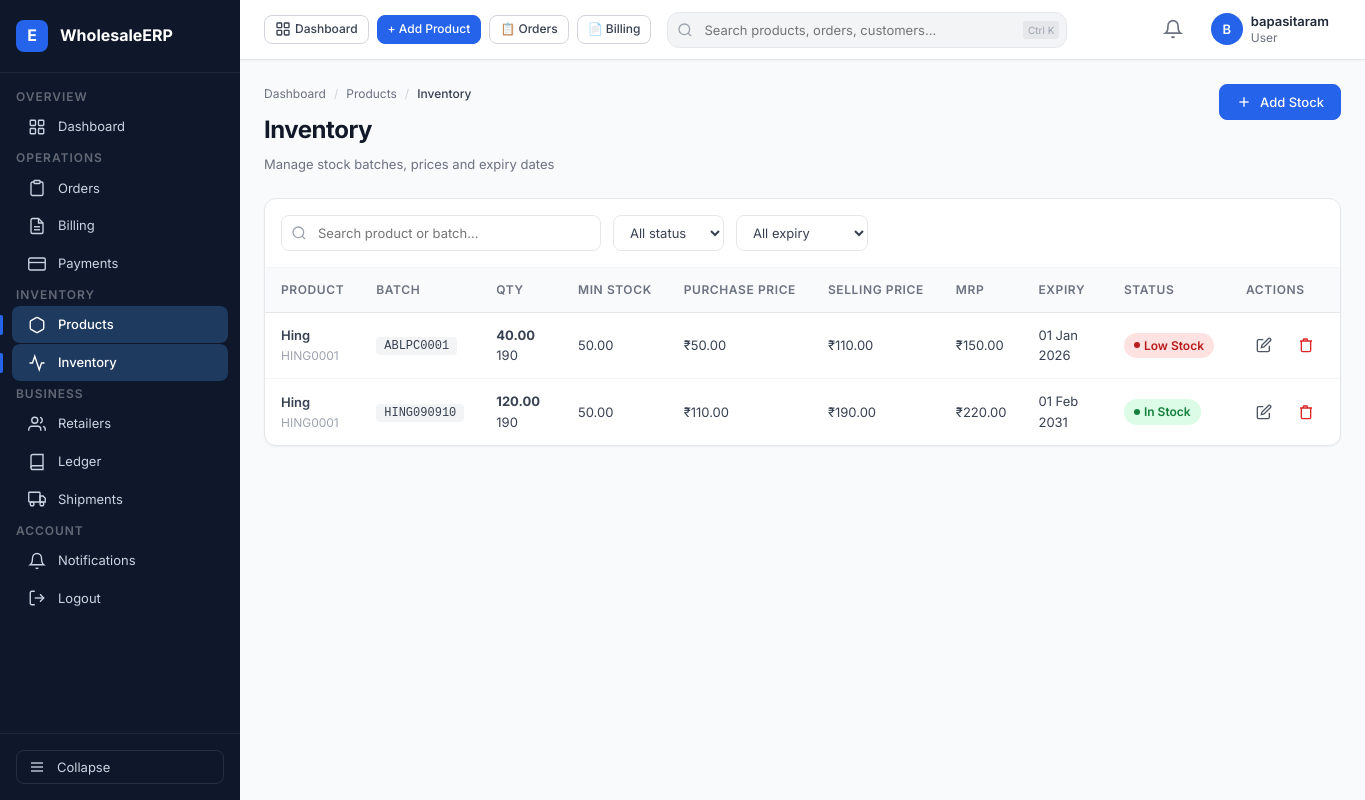
The app's page /products/stock/ (signed in), older data.
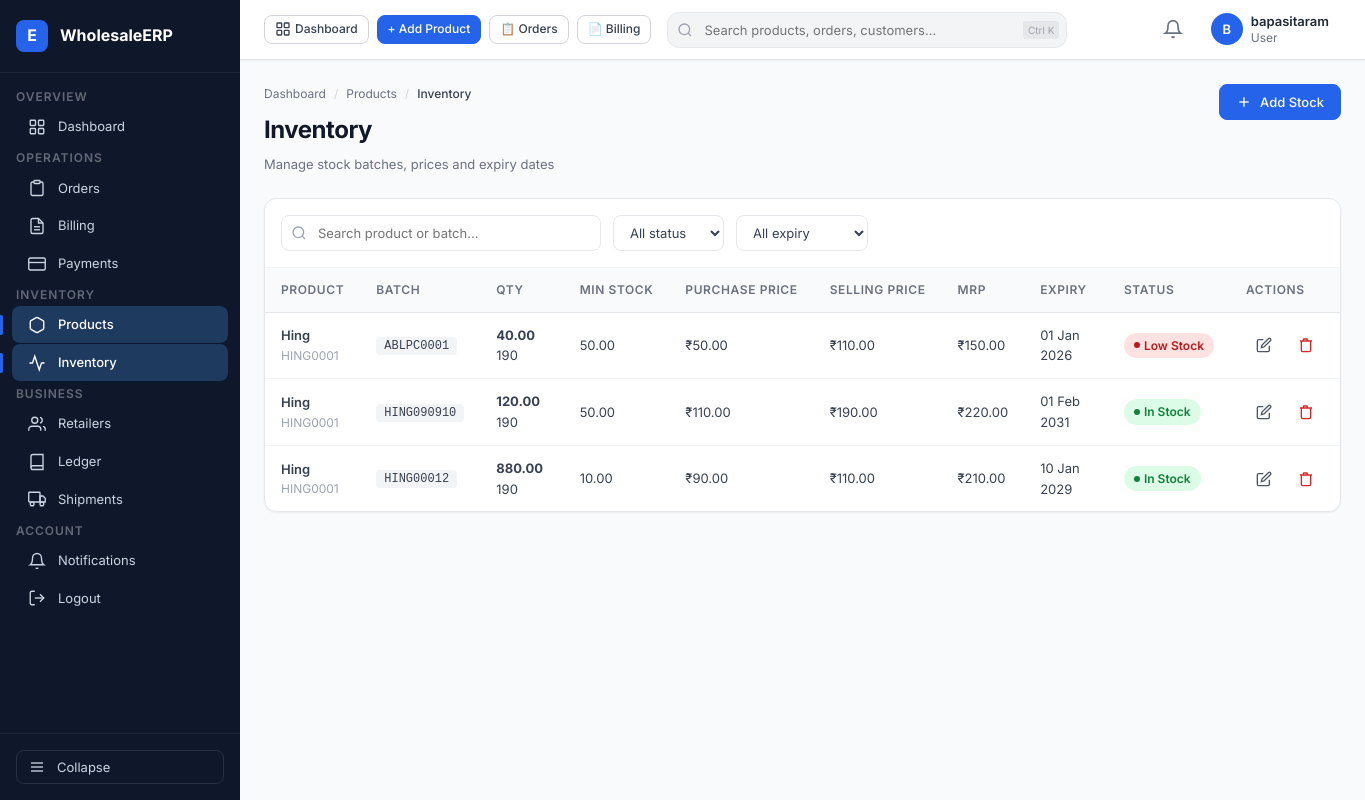
The same page, newer data.
### products/models.py (models this page shows, shortened)
class Stock(models.Model):
    product = models.ForeignKey(
        Product,
        on_delete=models.CASCADE,
        related_name="stocks"
    )
    quantity = models.DecimalField(
        max_digits=12,
        decimal_places=2,
        default=0
    )
    purchase_price = models.DecimalField(
        max_digits=12,
        decimal_places=2
    )
    selling_price = models.DecimalField(
        max_digits=12,
        decimal_places=2
    )
    mrp = models.DecimalField(
        max_digits=12,
        decimal_places=2
    )
    supplier = models.CharField(
        max_length=100,
        blank=True
    )
    batch_number = models.CharField(
        max_length=100,
        blank=True
    )
    expiry_date = models.DateField(
        null=True,
        blank=True
    )
    minimum_stock = models.DecimalField(
        max_digits=12,
        decimal_places=2,
        default=0
    )
    created_at = models.DateTimeField(
        auto_now_add=True
    )

class Product(models.Model):
    wholesaler = models.ForeignKey(
        WholesalerProfile,
        on_delete=models.CASCADE,
        related_name="products"
    )
    name = models.CharField(max_length=200)
    sku = models.CharField(max_length=100)
    category = models.CharField(max_length=100)
    unit = models.CharField(max_length=50)
    gst_rate = models.DecimalField(max_digits=5, decimal_places=2, default=5.00)
    description = models.TextField(blank=True)
    created_at = models.DateTimeField(auto_now_add=True)

### products/views.py (the view)
# urls.py: path("stock/", stock_list, name="stock_list"),
@login_required
def stock_list(request):
    wholesaler = request.user.wholesaler_profile
    stocks = Stock.objects.filter(
        product__wholesaler = wholesaler,
    ).select_related("product")
    categories = Product.objects.filter(
        wholesaler = wholesaler
    ).values_list(
        "category",
        flat=True
    ).distinct()
    search = request.GET.get("search", "")
    if search:
        stocks = stocks.filter(
            Q(product__name__icontains = search) |
            Q(product__sku__icontains = search)
        )
    category = request.GET.get("category", "")
    if category:
        stocks = stocks.filter(
            product__category = category
        )
    stock_status = request.GET.get("stock_status", "")
    if stock_status == "low":
        stocks = stocks.filter(
            quantity__lte = F("minimum_stock")
        )
    elif stock_status == "in_stock":
        stocks = stocks.filter(
            quantity__gt = F("minimum_stock")
        )
    for stock in stocks:
        if stock.quantity <= stock.minimum_stock:
            stock.is_low_stock = True
        else:
            stock.is_low_stock = False
    today = date.today()
    expiry_limit = today + timedelta(days=30)
    for stock in stocks:
        if stock.expiry_date is None:
            stock.expiry_status = "NO EXPIRY DATE"
        elif stock.expiry_date < today:
            stock.expiry_status = "EXPIRED"
        elif stock.expiry_date <= expiry_limit:
            stock.expiry_status = "SOON EXPIRING"
        else:
            stock.expiry_status = "GOOD"
    expiry_status = request.GET.get("expiry_status", "")
    if expiry_status == "expired":
        stocks = stocks.filter(
            expiry_date__lt=today
        )
    elif expiry_status == "soon_expiring":
        stocks = stocks.filter(
            expiry_date__gte=today,
            expiry_date__lte=expiry_limit
        )
    elif expiry_status == "good":
        stocks = stocks.filter(
            expiry_date__gt=expiry_limit
        )
    return render(
        request,
        "products/stock_list.html",
        {
            "stocks": stocks,
            "categories": categories,
            "search": search,
            "selected_category": category,
            "selected_stock_status": stock_status,
            "selected_expiry_status": expiry_status,
        }
    )

### templates/products/stock_list.html (shortened to what the changed rows need)
{% extends 'base.html' %}
{% block content %}
<div class="page-header">
  <div class="page-header-left">
    <h1 class="page-title">Inventory</h1>
  </div>
</div>
<div class="card">
  <div class="table-wrap">
    <table class="table" id="stockTable">
      <thead>
        <tr>
          <th>Product</th>
          <th>Batch</th>
          <th>Qty</th>
          <th>Min Stock</th>
          <th>Purchase Price</th>
          <th>Selling Price</th>
          <th>MRP</th>
          <th>Expiry</th>
          <th>Status</th>
          <th>Actions</th>
        </tr>
      </thead>
      <tbody>
        {% for stock in stocks %}
        <tr data-name="{{ stock.product.name|lower }}" data-batch="{{ stock.batch_number|lower }}">
          <td>
            <div style="font-weight:600;">{{ stock.product.name }}</div>
            <div style="font-size:12px;color:#9ca3af;">{{ stock.product.sku }}</div>
          </td>
          <td>
            {% if stock.batch_number %}
              <span style="font-family:monospace;font-size:12px;background:#f3f4f6;padding:2px 8px;border-radius:4px;">{{ stock.batch_number }}</span>
            {% else %}<span class="text-muted">—</span>{% endif %}
          </td>
          <td><strong>{{ stock.quantity }}</strong> {{ stock.product.unit }}</td>
          <td>{{ stock.minimum_stock }}</td>
          <td>₹{{ stock.purchase_price }}</td>
          <td>₹{{ stock.selling_price }}</td>
          <td>₹{{ stock.mrp }}</td>
          <td>
            {% if stock.expiry_date %}
              {{ stock.expiry_date|date:"d M Y" }}
            {% else %}<span class="text-muted">No expiry</span>{% endif %}
          </td>
          <td>
            {% if stock.quantity == 0 %}
              <span class="badge badge-gray">Out of Stock</span>
            {% elif stock.quantity <= stock.minimum_stock %}
              <span class="badge badge-red">Low Stock</span>
            {% else %}
              <span class="badge badge-green">In Stock</span>
            {% endif %}
          </td>
          <td>
            <div style="display:flex; gap:6px;">
              <a href="{% url 'edit_stock' stock.id %}" class="btn btn-ghost btn-icon btn-sm" title="Edit">
                <svg viewBox="0 0 24 24" width="14" height="14" fill="none" stroke="currentColor" stroke-width="2"><path d="M11 4H4a2 2 0 0 0-2 2v14a2 2 0 0 0 2 2h14a2 2 0 0 0 2-2v-7"/><path d="M18.5 2.5a2.121 2.121 0 0 1 3 3L12 15l-4 1 1-4 9.5-9.5z"/></svg>
              </a>
              <a href="{% url 'delete_stock' stock.id %}" class="btn btn-ghost btn-icon btn-sm" style="color:#dc2626;" title="Delete"
                 data-confirm="Delete this stock batch? This action cannot be undone.">
                <svg viewBox="0 0 24 24" width="14" height="14" fill="none" stroke="currentColor" stroke-width="2"><polyline points="3 6 5 6 21 6"/><path d="M19 6v14a2 2 0 0 1-2 2H7a2 2 0 0 1-2-2V6m3 0V4a1 1 0 0 1 1-1h4a1 1 0 0 1 1 1v2"/></svg>
              </a>
            </div>
          </td>
        </tr>
        {% endfor %}
      </tbody>
    </table>
  </div>
</div>
{% endblock %}

Row changes from the older to the newer data that the page shows:
added Stock: product.name "Hing", product.sku "HING0001", batch_number "HING00012", quantity "880.00", product.unit "190", minimum_stock "10.00", purchase_price "90.00", selling_price "110.00", mrp "210.00", expiry_date "10 Jan 2029", shows "In Stock"
